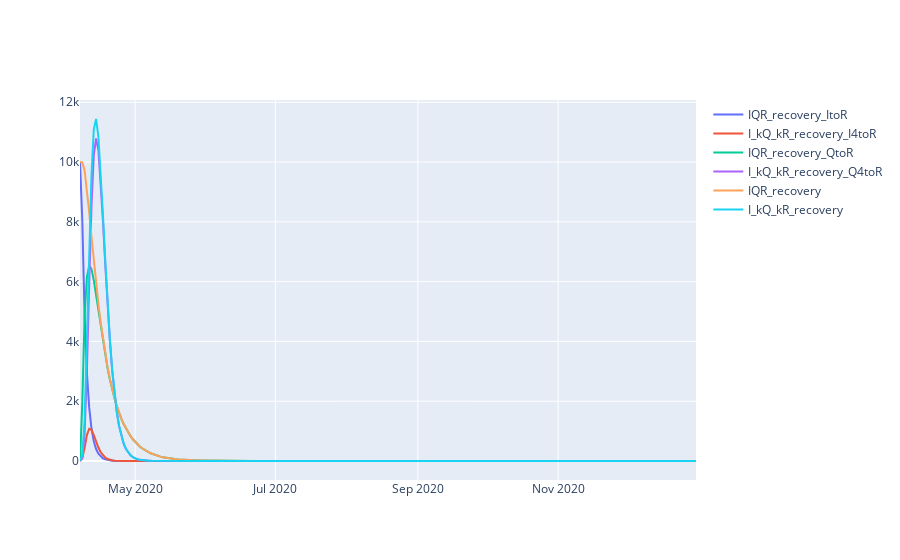

Notebook cell for this chart:
### Markdown cell above
**Comparing the two**

### Code cell
epoch1 = m.get_epoch()
epoch2 = m2.get_epoch()

fig = go.Figure()
fig = fig.add_trace(go.Scatter(x = epoch1.index_to_dti(m.times), y = m.get_derived_outputs_df()['recovery_from_I'], name = "IQR_recovery_ItoR"))
fig = fig.add_trace(go.Scatter(x = epoch2.index_to_dti(m2.times), y = m2.get_derived_outputs_df()['recovery_I4_to_R'], name = "I_kQ_kR_recovery_I4toR"))
fig = fig.add_trace(go.Scatter(x = epoch1.index_to_dti(m.times), y = m.get_derived_outputs_df()['recovery_from_Q'], name = "IQR_recovery_QtoR"))
fig = fig.add_trace(go.Scatter(x = epoch2.index_to_dti(m2.times), y = m2.get_derived_outputs_df()['recovery_Q4_to_R'], name = "I_kQ_kR_recovery_Q4toR"))
fig = fig.add_trace(go.Scatter(x = epoch1.index_to_dti(m.times), y = m.get_derived_outputs_df()['recoveries'], name = "IQR_recovery"))
fig = fig.add_trace(go.Scatter(x = epoch2.index_to_dti(m2.times), y = m2.get_derived_outputs_df()['recoveries'], name = "I_kQ_kR_recovery"))
fig.show()

### Figure 1 — Plotly figure (JSON) as saved in the notebook; plotly's stock layout.template omitted (floating-point values rounded to 4 significant figures; data arrays with more than 128 entries replaced by an {"elided": "..."} marker saying what was removed)
{"data": [{"name": "IQR_recovery_ItoR", "type": "scatter", "x": {"elided": "269 str values"}, "y": {"elided": "269 float values"}}, {"name": "I_kQ_kR_recovery_I4toR", "type": "scatter", "x": {"elided": "269 str values"}, "y": {"elided": "269 float values"}}, {"name": "IQR_recovery_QtoR", "type": "scatter", "x": {"elided": "269 str values"}, "y": {"elided": "269 float values"}}, {"name": "I_kQ_kR_recovery_Q4toR", "type": "scatter", "x": {"elided": "269 str values"}, "y": {"elided": "269 float values"}}, {"name": "IQR_recovery", "type": "scatter", "x": {"elided": "269 str values"}, "y": {"elided": "269 float values"}}, {"name": "I_kQ_kR_recovery", "type": "scatter", "x": {"elided": "269 str values"}, "y": {"elided": "269 float values"}}], "layout": {}}
